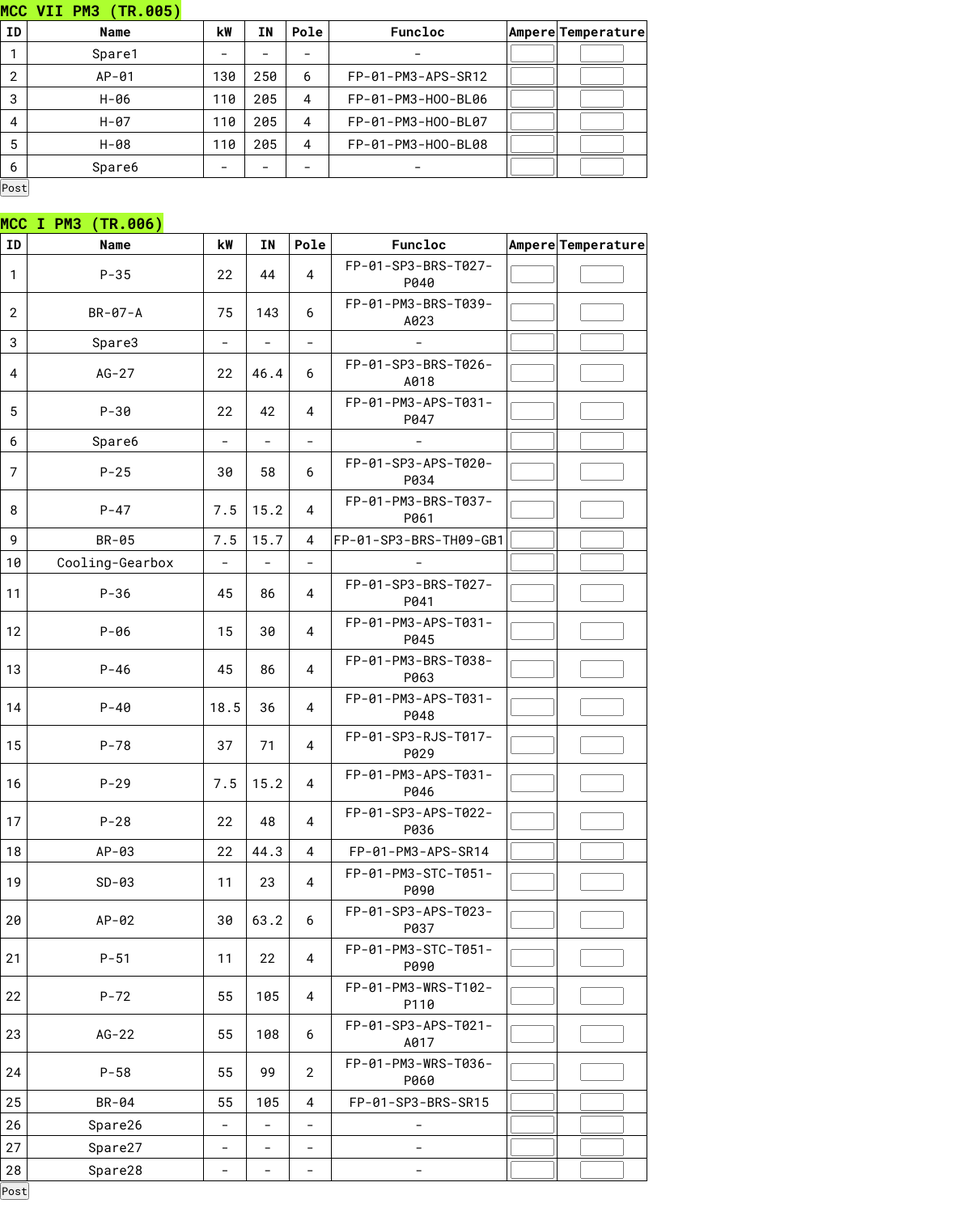
Screenshot of /source.php (upper part) with the database file from the repository.
### tables this page shows
CREATE TABLE `mcc_7` (
  `id` int NOT NULL AUTO_INCREMENT,
  `name` varchar(100) DEFAULT NULL,
  `power` float unsigned DEFAULT NULL,
  `ampere` float unsigned DEFAULT NULL,
  `pole` int unsigned DEFAULT NULL,
  `funcloc` varchar(100) DEFAULT NULL,
  `area` enum('PM3','PM7') DEFAULT NULL,
  PRIMARY KEY (`id`),
  KEY `index_name` (`name`)
);

CREATE TABLE `mcc_1` (
  `id` int NOT NULL AUTO_INCREMENT,
  `name` varchar(100) DEFAULT NULL,
  `power` float unsigned DEFAULT NULL,
  `ampere` float unsigned DEFAULT NULL,
  `pole` int unsigned DEFAULT NULL,
  `funcloc` varchar(100) DEFAULT NULL,
  `area` enum('PM3','PM7') DEFAULT NULL,
  PRIMARY KEY (`id`),
  KEY `index_name` (`name`)
);

### Public/source.php (the view, shortened to what this page needs)
<?php
$connection = Database::getConnection();
?>
<!DOCTYPE html>
<html lang="en">
<head>
</head>
<body>
    <div class="container">
        <div class="content" id="MCC_7">
            <h3>MCC VII PM3 (TR.005)</h3>
            <form action="avs_7.php" method="post">
                <table>
                    <tr>
                        <th>ID</th>
                        <th>Name</th>
                        <th>kW</th>
                        <th>IN</th>
                        <th>Pole</th>
                        <th>Funcloc</th>
                        <th>Ampere</th>
                        <th>Temperature</th>
                    </tr>
                    <?php
                    $sql = "SELECT * FROM MCC_7";
                    $statement = $connection->prepare($sql);
                    $statement->execute();
                    foreach ($statement as $key => $value) { ?>
                        <tr>
                            <td>
                                <?php echo $value['id'] ?>
                            </td>
                            <td>
                                <?php echo $value['name']; ?>
                            </td>
                            <td>
                                <?php if ($value['power'] == null) {
                                    echo "-";
                                } else {
                                    echo $value['power'];
                                } ?>
                            </td>
                            <td>
                                <?php if ($value['ampere'] == null) {
                                    echo "-";
                                } else {
                                    echo $value['ampere'];
                                } ?>
                            </td>
                            <td>
                                <?php if ($value['pole'] == null) {
                                    echo "-";
                                } else {
                                    echo $value['pole'];
                                } ?>
                            </td>
                            <td>
                                <?php if ($value['funcloc'] == null) {
                                    echo "-";
                                } else {
                                    echo $value['funcloc'];
                                } ?>
                            </td>
                            <td>
                                <input class="avs_input" name="<?php echo $value["name"] . "_ampere" ?>" type="number">
                            </td>
                            <td>
                                <input class="avs_input" name="<?php echo $value["name"] . "_temperature" ?>" type="number">
                            </td>
                        </tr>
                    <?php } ?>
                </table>
                <input type="submit" value="Post">
            </form>
        </div>
        <div class="content" id="MCC_1">
            <h3>MCC I PM3 (TR.006)</h3>
            <form action="avs_1.php" method="post">
                <table>
                    <tr>
                        <th>ID</th>
                        <th>Name</th>
                        <th>kW</th>
                        <th>IN</th>
                        <th>Pole</th>
                        <th>Funcloc</th>
                        <th>Ampere</th>
                        <th>Temperature</th>
                    </tr>
                    <?php
                    $sql = "SELECT * FROM MCC_1";
                    $statement = $connection->prepare($sql);
                    $statement->execute();
                    foreach ($statement as $key => $value) { ?>
                        <tr>
                            <td>
                                <?php echo $value['id'] ?>
                            </td>
                            <td>
                                <?php echo $value['name']; ?>
                            </td>
                            <td>
                                <?php if ($value['power'] == null) {
                                    echo "-";
                                } else {
                                    echo $value['power'];
                                } ?>
                            </td>
                            <td>
                                <?php if ($value['ampere'] == null) {
                                    echo "-";
                                } else {
                                    echo $value['ampere'];
                                } ?>
                            </td>
                            <td>
                                <?php if ($value['pole'] == null) {
                                    echo "-";
                                } else {
                                    echo $value['pole'];
                                } ?>
                            </td>
                            <td>
                                <?php if ($value['funcloc'] == null) {
                                    echo "-";
                                } else {
                                    echo $value['funcloc'];
                                } ?>
                            </td>
                            <td>
                                <input class="avs_input" name="<?php echo $value["name"] . "_ampere" ?>" type="number">
                            </td>
                            <td>
                                <input class="avs_input" name="<?php echo $value["name"] . "_temperature" ?>" type="number">
                            </td>
                        </tr>
                    <?php } ?>
                </table>
                <input type="submit" value="Post">
            </form>
        </div>
    </div>
</body>
</html>

### Public/source.php (style rules this page uses)
* { margin: 0px; padding: 0px; font-family: 'Roboto Mono', monospace; }
h3 { font-family: 'Roboto Mono', monospace; background-color: greenyellow; display: inline-block; }
table, th, td { text-align: center; border: 1px solid black; border-collapse: collapse; padding: 2px; }
table { max-width: 800px; }
th:nth-child(1), td:nth-child(1) { width: 30px; }
th:nth-child(2), td:nth-child(2) { width: 250px; }
th:nth-child(3), th:nth-child(4), th:nth-child(5), td:nth-child(3), td:nth-child(4), td:nth-child(5) { width: 50px; }
th:nth-child(6), td:nth-child(6) { width: 250px; }
.content { margin-bottom: 20px; }
.avs_input { width: 50px; }

### rows the page displays
mcc_7: id "1", name "Spare1"
mcc_7: id "2", name "AP-01", power "130", ampere "250", pole "6", funcloc "FP-01-PM3-APS-SR12"
mcc_7: id "3", name "H-06", power "110", ampere "205", pole "4", funcloc "FP-01-PM3-HOO-BL06"
mcc_7: id "4", name "H-07", power "110", ampere "205", pole "4", funcloc "FP-01-PM3-HOO-BL07"
mcc_7: id "5", name "H-08", power "110", ampere "205", pole "4", funcloc "FP-01-PM3-HOO-BL08"
mcc_7: id "6", name "Spare6"
mcc_1: id "1", name "P-35", power "22", ampere "44", pole "4", funcloc "FP-01-SP3-BRS-T027-P040"
mcc_1: id "2", name "BR-07-A", power "75", ampere "143", pole "6", funcloc "FP-01-PM3-BRS-T039-A023"
mcc_1: id "3", name "Spare3"
mcc_1: id "4", name "AG-27", power "22", ampere "46.4", pole "6", funcloc "FP-01-SP3-BRS-T026-A018"
mcc_1: id "5", name "P-30", power "22", ampere "42", pole "4", funcloc "FP-01-PM3-APS-T031-P047"
mcc_1: id "7", name "P-25", power "30", ampere "58", pole "6", funcloc "FP-01-SP3-APS-T020-P034"
mcc_1: id "8", name "P-47", power "7.5", ampere "15.2", pole "4", funcloc "FP-01-PM3-BRS-T037-P061"
mcc_1: id "9", name "BR-05", power "7.5", ampere "15.7", pole "4", funcloc "FP-01-SP3-BRS-TH09-GB1"
mcc_1: id "10", name "Cooling-Gearbox"
mcc_1: id "11", name "P-36", power "45", ampere "86", pole "4", funcloc "FP-01-SP3-BRS-T027-P041"
mcc_1: id "12", name "P-06", power "15", ampere "30", pole "4", funcloc "FP-01-PM3-APS-T031-P045"
mcc_1: id "13", name "P-46", power "45", ampere "86", pole "4", funcloc "FP-01-PM3-BRS-T038-P063"
mcc_1: id "14", name "P-40", power "18.5", ampere "36", pole "4", funcloc "FP-01-PM3-APS-T031-P048"
mcc_1: id "15", name "P-78", power "37", ampere "71", pole "4", funcloc "FP-01-SP3-RJS-T017-P029"
mcc_1: id "16", name "P-29", power "7.5", ampere "15.2", pole "4", funcloc "FP-01-PM3-APS-T031-P046"
mcc_1: id "17", name "P-28", power "22", ampere "48", pole "4", funcloc "FP-01-SP3-APS-T022-P036"
mcc_1: id "18", name "AP-03", power "22", ampere "44.3", pole "4", funcloc "FP-01-PM3-APS-SR14"
mcc_1: id "19", name "SD-03", power "11", ampere "23", pole "4", funcloc "FP-01-PM3-STC-T051-P090"
mcc_1: id "20", name "AP-02", power "30", ampere "63.2", pole "6", funcloc "FP-01-SP3-APS-T023-P037"
mcc_1: id "21", name "P-51", power "11", ampere "22", pole "4", funcloc "FP-01-PM3-STC-T051-P090"
mcc_1: id "22", name "P-72", power "55", ampere "105", pole "4", funcloc "FP-01-PM3-WRS-T102-P110"
mcc_1: id "23", name "AG-22", power "55", ampere "108", pole "6", funcloc "FP-01-SP3-APS-T021-A017"
mcc_1: id "24", name "P-58", power "55", ampere "99", pole "2", funcloc "FP-01-PM3-WRS-T036-P060"
mcc_1: id "25", name "BR-04", power "55", ampere "105", pole "4", funcloc "FP-01-SP3-BRS-SR15"
mcc_1: id "26", name "Spare26"
mcc_1: id "27", name "Spare27"
mcc_1: id "28", name "Spare28"
